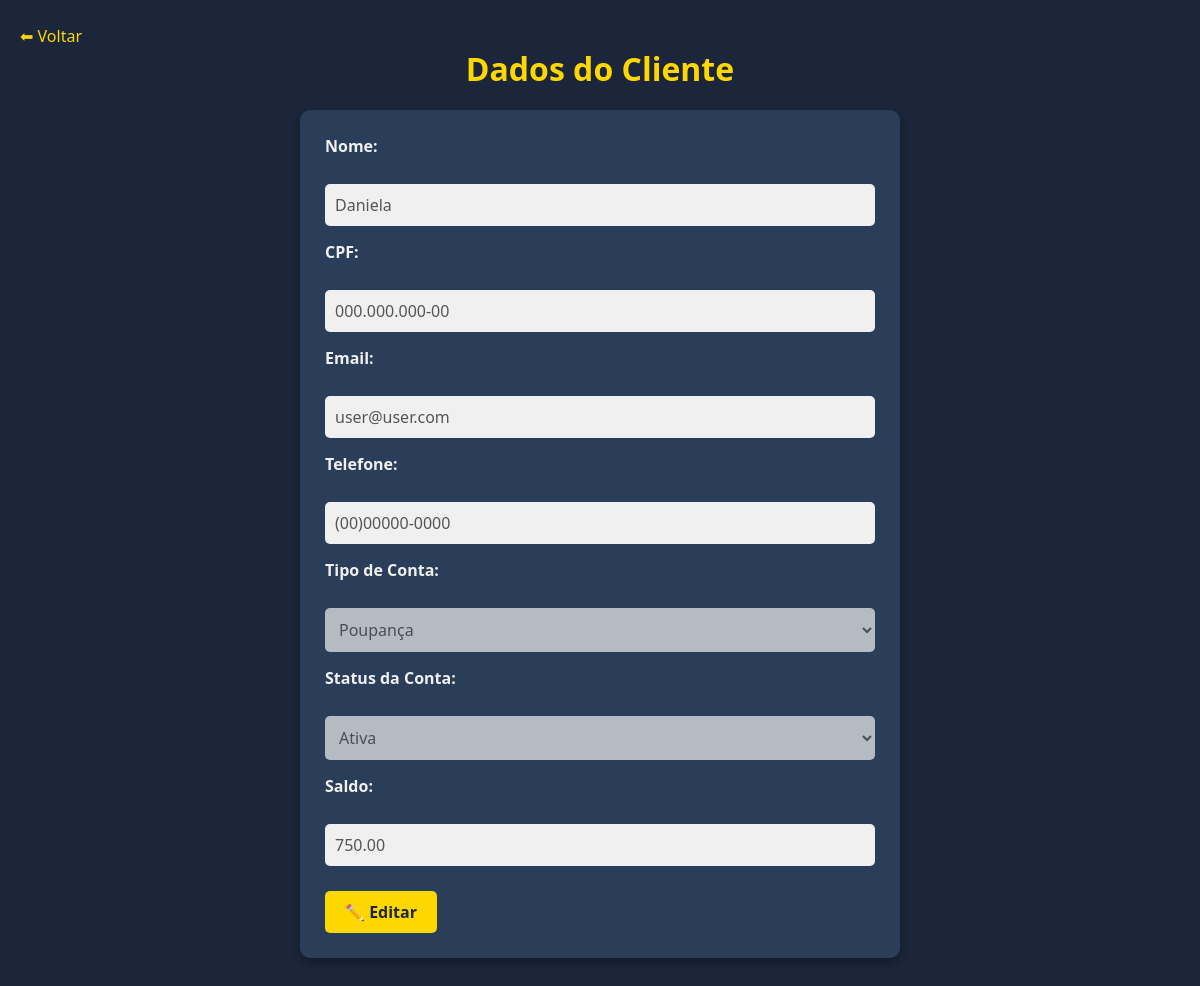
/users/cliente/6/ (signed in), run on the app's committed database.
### users/models.py (models this page shows, shortened)
class Cliente(models.Model):
    gerente_responsavel = models.ForeignKey(
        Gerente,
        on_delete=models.SET_NULL,
        null=True,
        blank=True,
        related_name="clientes"
    )
    numero_da_conta = models.CharField(
        max_length=20,
        unique=True,
        default=gerar_numero_conta
    )
    cpf = models.CharField(max_length=14, unique=True, validators=[cpf_validator])
    username = models.CharField(max_length=150)
    email = models.EmailField(unique=True)
    password = models.CharField(max_length=128)
    data_de_nascimento = models.DateField()
    telefone = models.CharField(max_length=14, validators=[telefone_validator])
    data_de_cadastro = models.DateTimeField(auto_now_add=True)
    saldo = models.DecimalField(max_digits=10, decimal_places=2, default=0.00)
    tipo_de_conta = models.CharField(
        max_length=20,
        choices=[
            ('corrente', 'Conta Corrente'),
            ('poupanca', 'Conta Poupança'),
            ('salario', 'Conta Salário'),
        ]
    )
    status_conta = models.CharField(max_length=20, default='ativa')
    admUser = models.BooleanField(default=False)
    creditos = models.DecimalField(max_digits=10, decimal_places=2, default=0.00)

### users/views.py (the view, shortened to what this page needs)
# urls.py: path('cliente/<int:cliente_id>/', views.view_cliente_detalhes, name='cliente_detalhes'),
def view_cliente_detalhes(request, cliente_id):
    if "user_id" not in request.session:
        return redirect("users:login")
    admUser = request.session.get("admUser", False)
    if not admUser:
        return redirect("users:perfil")
    cliente = Cliente.objects.get(id=cliente_id)
    return render(request, "users/perfil/gerente/cliente_detalhes.html", {"cliente": cliente})

### templates/users/perfil/gerente/cliente_detalhes.html (shortened to what this page needs)
<!DOCTYPE html>
<html lang="pt-BR">
<head>
    {% load static %}
    <link rel="stylesheet" href="{% static 'perfil/gerente/cliente_detalhes/style.css' %}">
</head>
<body>
    <a href="{% url 'users:perfil' %}">⬅ Voltar</a>
    <h1>Dados do Cliente</h1>
    <form method="POST">
        <p>
            <label><strong>Nome:</strong></label><br>
            <input type="text" name="username" value="{{ cliente.username }}" disabled>
        </p>
        <p>
            <label><strong>CPF:</strong></label><br>
            <input type="text" name="cpf" value="{{ cliente.cpf }}" disabled>
        </p>
        <p>
            <label><strong>Email:</strong></label><br>
            <input type="email" name="email" value="{{ cliente.email }}" disabled>
        </p>
        <p>
            <label><strong>Telefone:</strong></label><br>
            <input type="text" name="telefone" value="{{ cliente.telefone }}" disabled>
        </p>
        <p>
            <label><strong>Tipo de Conta:</strong></label><br>
            <select name="tipo_de_conta" disabled>
                <option value="poupanca" {% if cliente.tipo_de_conta == "poupanca" %}selected{% endif %}>Poupança</option>
            </select>
        </p>
        <p>
            <label><strong>Status da Conta:</strong></label><br>
            <select name="status_conta" disabled>
                <option value="ativa" {% if cliente.status_conta == "ativa" %}selected{% endif %}>Ativa</option>
            </select>
        </p>
        <p>
            <label><strong>Saldo:</strong></label><br>
            <input type="number" step="0.01" name="saldo" value="{{ cliente.saldo }}" disabled>
        </p>
        <div style="margin-top: 10px;">
            <button type="button" id="editarBtn">✏️ Editar</button>
        </div>
    </form>
    <br>
</body>
</html>

### static/perfil/gerente/cliente_detalhes/style.css (style rules this page uses)
* { box-sizing: border-box; margin: 0; padding: 0; font-family: 'Segoe UI', Tahoma, Geneva, Verdana, sans-serif; }
body { background: #1B263B; color: #c6c6c6; padding: 20px; }
h1 { margin-bottom: 20px; color: #FFD700; font-size: 2em; text-align: center; }
form { max-width: 600px; margin: 0 auto; background-color: #2A3E59; padding: 25px; border-radius: 10px; box-shadow: 0 4px 10px rgba(0,0,0,0.3); }
label { display: block; margin-bottom: 5px; font-weight: bold; color: #F0F0F0; }
input, select { width: 100%; padding: 10px; margin-bottom: 15px; border-radius: 5px; border: none; font-size: 1em; background-color: #1F334B; color: #c6c6c6; transition: background-color 0.3s, color 0.3s; }
input[disabled], select[disabled] { background-color: #3B4F6C; color: #a0a0a0; }
button { padding: 10px 20px; border: none; border-radius: 5px; cursor: pointer; font-weight: bold; font-size: 1em; transition: background-color 0.3s, transform 0.2s; }
#editarBtn { background-color: #FFD700; color: #1B263B; margin-right: 10px; }
a { display: inline-block; margin-top: 5px; color: #FFD700; text-decoration: none; transition: color 0.3s; }

### templates/users/perfil/gerente/cliente_detalhes.html (style rules this page uses)
input[disabled], select[disabled] { background-color: #f0f0f0; color: #555; border: none; }

### data on the page
Cliente: username "Daniela", cpf "000.000.000-00", email "user@user.com", telefone "(00)00000-0000", tipo_de_conta "Poupança", status_conta "Ativa", saldo "750.00"
